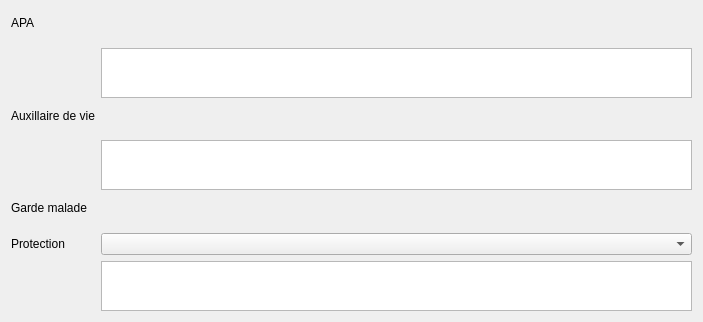
<?xml version="1.0" encoding="UTF-8"?>
<ui version="4.0">
 <class>Subs::Geriatrics::SocioDemographics::PlaceOfLiving</class>
 <widget class="QWidget" name="Subs::Geriatrics::SocioDemographics::PlaceOfLiving">
  <property name="geometry">
   <rect>
    <x>0</x>
    <y>0</y>
    <width>703</width>
    <height>322</height>
   </rect>
  </property>
  <property name="windowTitle">
   <string/>
  </property>
  <layout class="QFormLayout" name="formLayout">
   <property name="fieldGrowthPolicy">
    <enum>QFormLayout::AllNonFixedFieldsGrow</enum>
   </property>
   <item row="1" column="0">
    <widget class="QLabel" name="apaLabel">
     <property name="text">
      <string>APA</string>
     </property>
    </widget>
   </item>
   <item row="1" column="1">
    <layout class="QHBoxLayout" name="apaLayout"/>
   </item>
   <item row="2" column="1">
    <widget class="QTextEdit" name="apaEdit">
     <property name="maximumSize">
      <size>
       <width>16777215</width>
       <height>50</height>
      </size>
     </property>
    </widget>
   </item>
   <item row="2" column="0">
    <widget class="QLabel" name="label_2">
     <property name="text">
      <string/>
     </property>
    </widget>
   </item>
   <item row="4" column="0">
    <widget class="QLabel" name="carerLabel">
     <property name="text">
      <string>Auxillaire de vie</string>
     </property>
    </widget>
   </item>
   <item row="4" column="1">
    <layout class="QHBoxLayout" name="carerLayout"/>
   </item>
   <item row="5" column="0">
    <widget class="QLabel" name="label">
     <property name="text">
      <string/>
     </property>
    </widget>
   </item>
   <item row="6" column="1">
    <layout class="QHBoxLayout" name="gardeMaladeLayout"/>
   </item>
   <item row="6" column="0">
    <widget class="QLabel" name="gardeMaladeLabel">
     <property name="text">
      <string>Garde malade</string>
     </property>
    </widget>
   </item>
   <item row="5" column="1">
    <widget class="QTextEdit" name="carerEdit">
     <property name="maximumSize">
      <size>
       <width>16777215</width>
       <height>50</height>
      </size>
     </property>
    </widget>
   </item>
   <item row="7" column="0">
    <widget class="QLabel" name="protectionLabel">
     <property name="text">
      <string>Protection</string>
     </property>
    </widget>
   </item>
   <item row="7" column="1">
    <widget class="QComboBox" name="protectionCombo"/>
   </item>
   <item row="8" column="0">
    <widget class="QLabel" name="label_3">
     <property name="text">
      <string/>
     </property>
    </widget>
   </item>
   <item row="8" column="1">
    <widget class="QTextEdit" name="protectionEdit">
     <property name="maximumSize">
      <size>
       <width>16777215</width>
       <height>50</height>
      </size>
     </property>
    </widget>
   </item>
  </layout>
 </widget>
 <resources/>
 <connections/>
</ui>
